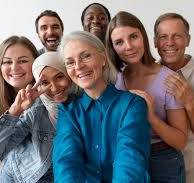
#> input picture Processamento de Imagens/images/pessoas.jfif, 194 x 183 px
$ jupyter execute Processamento_Imagens.ipynb
#> lines starting #> are read from the running program, lines starting #| are printed output that depends on the picture; after the words box and inside, x2 and y2 are one past the last pixel; in counts of white or black regions, pixels touching at a corner belong together
## Detecção de Rostos Humanos em Imagens

[cell 1]
import cv2

# Carregar o classificador pré-treinado para detecção de faces
face_cascade = cv2.CascadeClassifier(cv2.data.haarcascades + 'haarcascade_frontalface_alt.xml')

# Carregar a imagem do Google Drive
image_path = 'images/pessoas.jfif'
image = cv2.imread(image_path)
#> image is the input picture: shape (183, 194, 3); mean B, G, R 114.1, 109, 108.8

# Verificar se a imagem foi carregada corretamente
if image is None:
    print('Não foi possível carregar a imagem')
    exit()

# Converter a imagem para escala de cinza
gray = cv2.cvtColor(image, cv2.COLOR_BGR2GRAY)
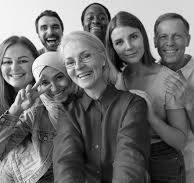
#> gray: shape (183, 194); min 1, max 255, mean 109.5

# Detectar faces na imagem
faces = face_cascade.detectMultiScale(gray, scaleFactor=1.1, minNeighbors=1, minSize=(30, 30))
#> faces = [[32, 14, 34, 34], [151, 21, 39, 39], [0, 47, 34, 34], [107, 23, 42, 42]]

# Desenhar retângulos ao redor das faces detectadas
for (x, y, w, h) in faces:
    cv2.rectangle(image, (x, y), (x+w, y+h), (255, 0, 0), 2)
#> this loop made 4 passes
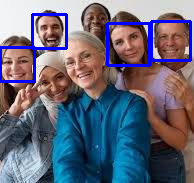
#> image: shape (183, 194, 3); 4.74% of pixels changed, all inside (x1, y1, x2, y2) = (0, 13, 192, 83)

# Exibir a imagem com as faces detectadas
cv2.imshow('Face Recognition', image)
cv2.waitKey(0)
cv2.destroyAllWindows()

# Histograma de Imagem

[cell 2]
import matplotlib.pyplot as plt

# Carregar a imagem
image = cv2.imread('images/pessoas.jfif')

# Converter a imagem para escala de cinza
gray = cv2.cvtColor(image, cv2.COLOR_BGR2GRAY)

# Calcular o histograma
hist = cv2.calcHist([gray], [0], None, [256], [0,256])
#> hist = 256 values, max 428 at index 217, min 0 at index 0, mean 138.7

# Plotar o histograma
plt.figure()
plt.title('Histograma de Escala de Cinza')
plt.xlabel('Intensidade de Pixel')
plt.ylabel('Número de Pixels')
plt.plot(hist)
plt.xlim([0, 256])
plt.show()
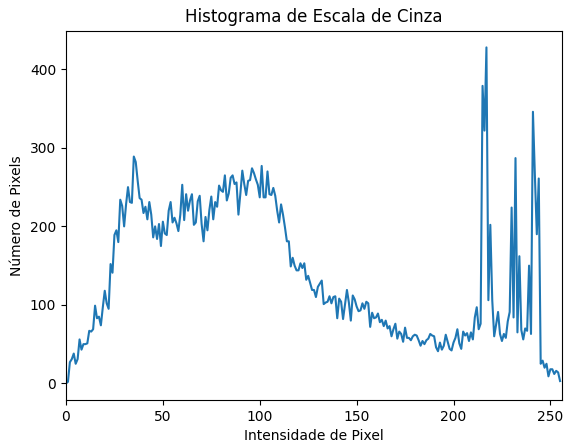
#> figure drawn by matplotlib, 1 panel; curve peaks at x = 217, y = 428
